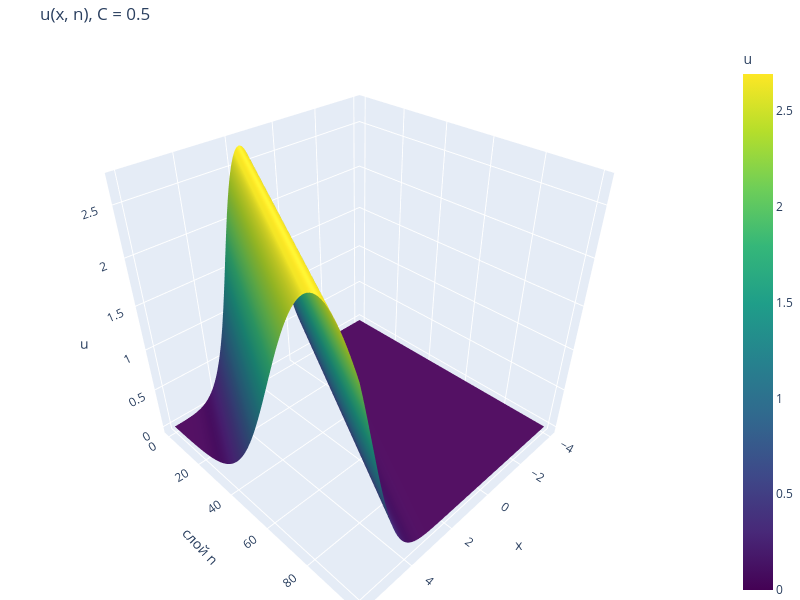

The notebook cell saved with this chart:
### Code cell
import plotly.graph_objects as go

U = np.asarray(out)
n = np.arange(U.shape[0])

fig, ax = plt.subplots(figsize=(8, 4.5))
im = ax.imshow(
    U, origin="lower", aspect="auto",
    extent=[x[0], x[-1], n[0], n[-1]],
    cmap="viridis",
)
for x0 in (1, 2):
    ax.plot(x0 + n * C * h, n, color="k", lw=0.8)
ax.set_xlim(x[0], x[-1])
ax.set_xlabel("x")
ax.set_ylabel("слой n")
ax.set_title(f"u(x, n), C = {C}")

fig.colorbar(im, ax=ax, label="u")
plt.show()

fig3 = go.Figure(go.Surface(x=x, y=n, z=U, colorscale="Viridis", colorbar=dict(title="u")))
fig3.update_layout(
    title=f"u(x, n), C = {C}",
    scene=dict(xaxis_title="x", yaxis_title="слой n", zaxis_title="u"),
    width=800, height=600, margin=dict(l=0, r=0, t=40, b=0),
)
fig3.show()

### Figure 1 — Plotly figure (JSON) as saved in the notebook; plotly's stock layout.template omitted (floating-point values rounded to 4 significant figures; data arrays with more than 128 entries replaced by an {"elided": "..."} marker saying what was removed)
{"data": [{"colorbar": {"title": {"text": "u"}}, "colorscale": [[0, "#440154"], [0.1111, "#482878"], [0.2222, "#3e4989"], [0.3333, "#31688e"], [0.4444, "#26828e"], [0.5556, "#1f9e89"], [0.6667, "#35b779"], [0.7778, "#6ece58"], [0.8889, "#b5de2b"], [1, "#fde725"]], "type": "surface", "x": [-4.0, -3.9, -3.8, -3.7, -3.6, -3.5, -3.4, -3.3, -3.2, -3.1, -3.0, -2.9, -2.8, -2.7, -2.6, -2.5, -2.4, -2.3, -2.2, -2.1, -2.0, -1.9, -1.8, -1.7, -1.6, -1.5, -1.4, -1.3, -1.2, -1.1, -1.0, -0.9, -0.8, -0.7, -0.6, -0.5, -0.4, -0.3, -0.2, -0.1, 0.0, 0.1, 0.2, 0.3, 0.4, 0.5, 0.6, 0.7, 0.8, 0.9, 1.0, 1.1, 1.2, 1.3, 1.4, 1.5, 1.6, 1.7, 1.8, 1.9, 2.0, 2.1, 2.2, 2.3, 2.4, 2.5, 2.6, 2.7, 2.8, 2.9, 3.0, 3.1, 3.2, 3.3, 3.4, 3.5, 3.6, 3.7, 3.8, 3.9, 4.0, 4.1, 4.2, 4.3, 4.4, 4.5, 4.6, 4.7, 4.8, 4.9, 5.0, 5.1, 5.2, 5.3, 5.4, 5.5, 5.6, 5.7, 5.8, 5.9, 6.0], "y": [0, 1, 2, 3, 4, 5, 6, 7, 8, 9, 10, 11, 12, 13, 14, 15, 16, 17, 18, 19, 20, 21, 22, 23, 24, 25, 26, 27, 28, 29, 30, 31, 32, 33, 34, 35, 36, 37, 38, 39, 40, 41, 42, 43, 44, 45, 46, 47, 48, 49, 50, 51, 52, 53, 54, 55, 56, 57, 58, 59, 60, 61, 62, 63, 64, 65, 66, 67, 68, 69, 70, 71, 72, 73, 74, 75, 76, 77, 78, 79, 80, 81, 82, 83, 84, 85, 86, 87, 88, 89, 90, 91, 92, 93, 94, 95, 96, 97, 98, 99, 100], "z": {"elided": "101x101 float values"}}], "layout": {"height": 600, "margin": {"b": 0, "l": 0, "r": 0, "t": 40}, "scene": {"xaxis": {"title": {"text": "x"}}, "yaxis": {"title": {"text": "слой n"}}, "zaxis": {"title": {"text": "u"}}}, "title": {"text": "u(x, n), C = 0.5"}, "width": 800}}
